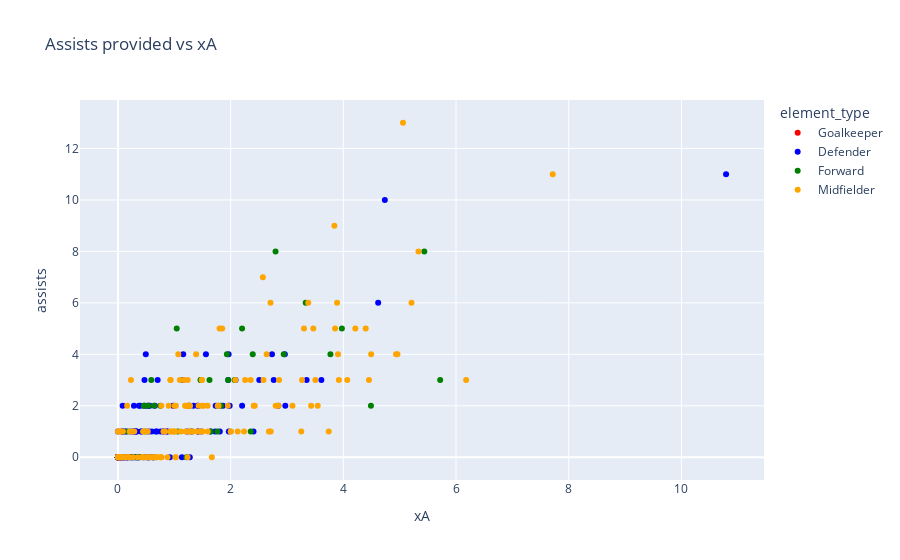

Write notebook code for a chart like this one.
### Code cell
px.scatter(df, 
           x='xA', y='assists',
           color='element_type',
           color_discrete_map=position_colors,
           hover_data= ['player_name'],
           title='Assists provided vs xA'
              )

#sns.scatterplot(x = df['xA'], y = df['assists'], hue=df['element_type'], palette=position_colors)

### Figure 1 — Plotly figure (JSON) as saved in the notebook; plotly's stock layout.template omitted (floating-point values rounded to 4 significant figures; data arrays with more than 128 entries replaced by an {"elided": "..."} marker saying what was removed)
{"data": [{"customdata": [["Bernd Leno"], ["Aaron Ramsdale"], ["Álvaro Fernández"], ["Jonas Lössl"], ["Jason Steele"], ["Robert Sánchez"], ["Nick Pope"], ["Wayne Hennessey"], ["Edouard Mendy"], ["Vicente Guaita"], ["Jack Butland"], ["Jordan Pickford"], ["Kasper Schmeichel"], ["Illan Meslier"], ["Caoimhin Kelleher"], ["Zack Steffen"], ["David de Gea"], ["Karl Darlow"], ["Martin Dubravka"], ["Tim Krul"], ["Angus Gunn"], ["Fraser Forster"], ["Willy Caballero"], ["Hugo Lloris"], ["Ben Foster"], ["Daniel Bachmann"], ["Lukasz Fabianski"], ["Alphonse Areola"]], "hovertemplate": "element_type=Goalkeeper<br>xA=%{x}<br>assists=%{y}<br>player_name=%{customdata[0]}<extra></extra>", "legendgroup": "Goalkeeper", "marker": {"color": "red", "symbol": "circle"}, "mode": "markers", "name": "Goalkeeper", "orientation": "v", "showlegend": true, "type": "scatter", "x": [0, 0, 0, 0, 0, 0.6362, 0.07061, 0.1528, 0, 0, 0, 0.0771, 0.01587, 0, 0, 0, 0, 0, 0, 0, 0, 0, 0, 0.2063, 0.06759, 0, 0, 0], "xaxis": "x", "y": [0, 0, 0, 0, 0, 0, 0, 0, 0, 0, 0, 0, 0, 0, 0, 0, 0, 0, 0, 0, 0, 0, 0, 0, 1, 0, 0, 0], "yaxis": "y"}, {"customdata": {"elided": "132x1 str values"}, "hovertemplate": "element_type=Defender<br>xA=%{x}<br>assists=%{y}<br>player_name=%{customdata[0]}<extra></extra>", "legendgroup": "Defender", "marker": {"color": "blue", "symbol": "circle"}, "mode": "markers", "name": "Defender", "orientation": "v", "showlegend": true, "type": "scatter", "x": {"elided": "132 float values"}, "xaxis": "x", "y": {"elided": "132 int values"}, "yaxis": "y"}, {"customdata": [["Alexandre Lacazette"], ["Ollie Watkins"], ["Danny Ings"], ["Ivan Toney"], ["Neal Maupay"], ["Danny Welbeck"], ["Jay Rodriguez"], ["Ashley Barnes"], ["Matej Vydra"], ["Wout Weghorst"], ["Timo Werner"], ["Romelu Lukaku"], ["Christian Benteke"], ["Jordan Ayew"], ["Jean-Philippe Mateta"], ["Odsonne Edouard"], ["Dominic Calvert-Lewin"], ["Salomón Rondón"], ["Jamie Vardy"], ["Kelechi Iheanacho"], ["Patson Daka"], ["Patrick Bamford"], ["Joe Gelhardt"], ["Roberto Firmino"], ["Edinson Cavani"], ["Chris Wood"], ["Callum Wilson"], ["Allan Saint-Maximin"], ["Teemu Pukki"], ["Adam Idah"], ["Joshua Sargent"], ["Che Adams"], ["Armando Broja"], ["Shane Long"], ["Adam Armstrong"], ["Harry Kane"], ["Emmanuel Dennis"], ["Joshua King"], ["Michail Antonio"], ["Raúl Jiménez"], ["Fabio Silva"], ["Hee-Chan Hwang"]], "hovertemplate": "element_type=Forward<br>xA=%{x}<br>assists=%{y}<br>player_name=%{customdata[0]}<extra></extra>", "legendgroup": "Forward", "marker": {"color": "Green", "symbol": "circle"}, "mode": "markers", "name": "Forward", "orientation": "v", "showlegend": true, "type": "scatter", "x": [2.797, 1.828, 1.043, 4.49, 1.955, 0.2148, 1.778, 0.3867, 0.1782, 0.7531, 0.0854, 2.356, 1.646, 2.942, 0.4921, 1.933, 0.284, 0.5214, 1.271, 2.203, 1.465, 0.4632, 0.5918, 1.472, 1.063, 1.216, 0.4432, 3.975, 1.765, 0.4609, 0.5363, 2.07, 0.6406, 0, 1.625, 5.719, 3.332, 3.771, 5.437, 2.392, 0.3367, 1.308], "xaxis": "x", "y": [8, 2, 5, 2, 3, 0, 2, 0, 1, 2, 1, 1, 1, 4, 1, 4, 0, 0, 2, 5, 3, 2, 3, 3, 1, 0, 0, 5, 1, 2, 2, 3, 2, 0, 3, 3, 6, 4, 8, 4, 0, 1], "yaxis": "y"}, {"customdata": {"elided": "143x1 str values"}, "hovertemplate": "element_type=Midfielder<br>xA=%{x}<br>assists=%{y}<br>player_name=%{customdata[0]}<extra></extra>", "legendgroup": "Midfielder", "marker": {"color": "Orange", "symbol": "circle"}, "mode": "markers", "name": "Midfielder", "orientation": "v", "showlegend": true, "type": "scatter", "x": {"elided": "143 float values"}, "xaxis": "x", "y": {"elided": "143 int values"}, "yaxis": "y"}], "layout": {"legend": {"title": {"text": "element_type"}, "tracegroupgap": 0}, "title": {"text": "Assists provided vs xA"}, "xaxis": {"anchor": "y", "domain": [0, 1], "title": {"text": "xA"}}, "yaxis": {"anchor": "x", "domain": [0, 1], "title": {"text": "assists"}}}}
